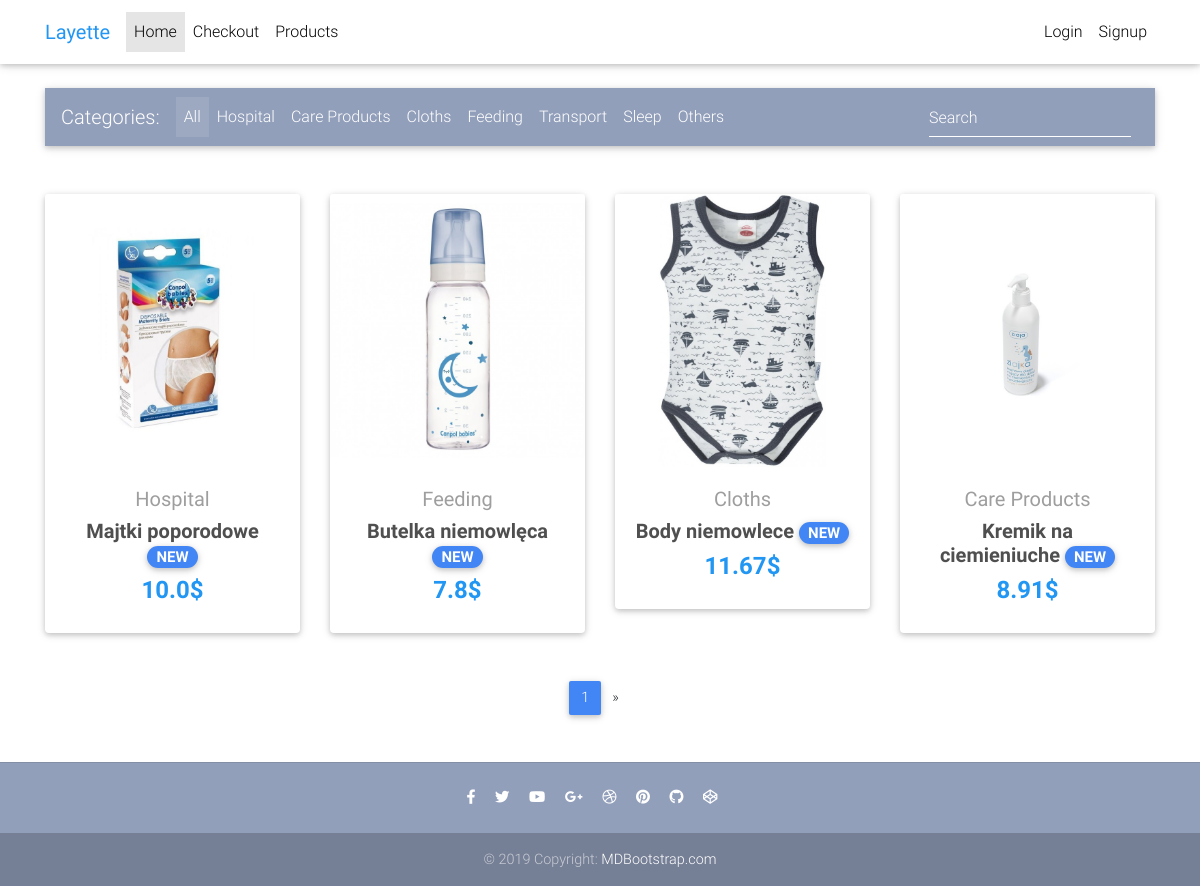
The page / on the database its author committed.
### shop_app/models.py (models this page shows, shortened)
class Item(models.Model):
    title = models.CharField(_('Title'), max_length=100)
    price = models.FloatField(_('Price'),)
    discount_price = models.FloatField(_('Discount price'),blank=True, null=True)
    category = models.CharField(_('Category'),choices=CATEGORY_CHOICES, max_length=2)
    label = models.CharField(_('Label'), choices=LABEL_CHOICES, max_length=1)
    slug = models.SlugField()
    description = models.TextField(_('Description'),)
    image = models.ImageField(_('Image'),)
    def get_absolute_url(self):
        return reverse("shop_app:product", kwargs={
            'slug': self.slug
        })

### shop_app/views.py (the view)
# urls.py: path('', HomeView.as_view(), name='home'),
class HomeView(ListView):
    model = Item
    paginate_by = 4
    template_name = "home.html"
    def get_queryset(self, *args, **kwargs):
        queryset = Item.objects.all()
        category = self.request.GET.get("category")
        if category:
            queryset = Item.objects.all().filter(category=category)
        return queryset

### templates/home.html (shortened to what this page needs)
{% extends 'base.html' %}
{% block content %}
<body>
  <main>
    <div class="container">
      <nav class="navbar navbar-expand-lg navbar-dark mdb-color lighten-3 mt-3 mb-5">
        <span class="navbar-brand">Categories:</span>
        <div class="collapse navbar-collapse" id="basicExampleNav">
          <ul class="navbar-nav mr-auto">
            <li class="nav-item active">
              <a class="nav-link" href="{% url 'shop_app:home'%}">All
              </a>
            </li>
            <li class="nav-item">
              <a class="nav-link" name="category" href="{% url 'shop_app:home'%}?category=H" >Hospital</a>
            </li>
            <li class="nav-item">
              <a class="nav-link" name="category" href="{% url 'shop_app:home'%}?category=CP">Care Products</a>
            </li>
            <li class="nav-item">
              <a class="nav-link" name="category" href="{% url 'shop_app:home'%}?category=C">Cloths</a>
            </li>
            <li class="nav-item">
              <a class="nav-link" name="category" href="{% url 'shop_app:home'%}?category=F">Feeding</a>
            </li>
            <li class="nav-item">
              <a class="nav-link" name="category" href="{% url 'shop_app:home'%}?category=T">Transport</a>
            </li>
            <li class="nav-item">
              <a class="nav-link" name="category" href="{% url 'shop_app:home'%}?category=S">Sleep</a>
            </li>
            <li class="nav-item">
              <a class="nav-link" name="category" href="{% url 'shop_app:home'%}?category=O">Others</a>
            </li>
          </ul>
          <form class="form-inline">
            <div class="md-form my-0">
              <input class="form-control mr-sm-2" type="text" placeholder="Search" aria-label="Search">
            </div>
          </form>
        </div>
      </nav>
      <section class="text-center mb-4">
        <div class="row wow fadeIn">
          {% for item in object_list %}
          <div class="col-lg-3 col-md-6 mb-4">
            <div class="card">
              <div class="view overlay">
                <img src="{{ item.image.url }}" class="card-img-top">
              </div>
              <div class="card-body text-center">
                <a href="" class="grey-text">
                  <h5>{{ item.get_category_display }}</h5>
                </a>
                <h5>
                  <strong>
                    <a href="{{ item.get_absolute_url }}" class="dark-grey-text">{{ item.title }}
                      <span class="badge badge-pill {{ item.get_label_display }}-color">NEW</span>
                    </a>
                  </strong>
                </h5>
                <h4 class="font-weight-bold blue-text">
                  <strong>
                    {% if item.discount_price %}
                    <del>{{ item.price }}$</del>
                    {{ item.discount_price }}$
                    {% else %}
                    {{ item.price }}$
                    {% endif %}
                  </strong>
                </h4>
              </div>
            </div>
          </div>
          {% endfor %}
        </div>
      </section>
      {% if is_paginated %}
      <nav class="d-flex justify-content-center wow fadeIn">
        <ul class="pagination pg-blue">
          <li class="page-item active">
            <a class="page-link" href="?page={{ page_obj.number }}">{{ page_obj.number }}
            </a>
          </li>
          {% if page_obj.has_next %}
          <li class="page-item">
            <a class="page-link" href="?page={{ page_obj.next_page_number }}" aria-label="Next">
              <span aria-hidden="true">&raquo;</span>
            </a>
          </li>
          {% endif %}
        </ul>
      </nav>
      {% endif %}
    </div>
  </main>
</body>
{% endblock content %}

### templates/base.html (style rules this page uses)
html, body, header, .carousel { height: 60vh; }

### rows shown on the page
Item: image (picture), category "Hospital", title "Majtki poporodowe", price "10.0"
Item: image (picture), category "Feeding", title "Butelka niemowlęca", price "7.8"
Item: image (picture), category "Cloths", title "Body niemowlece", price "11.67"
Item: image (picture), category "Care Products", title "Kremik na ciemieniuche", price "8.91"

### other values the page prints
{{ page_obj.number }} "1"
